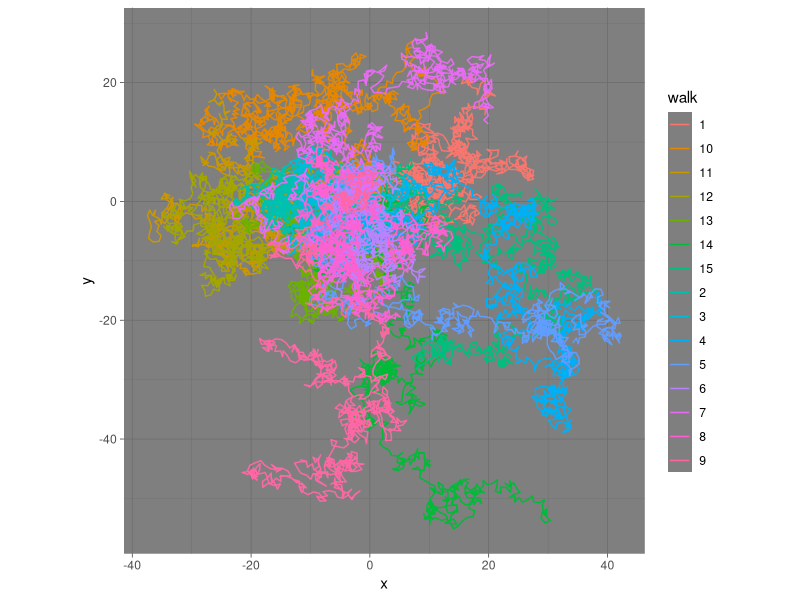

Reproduce this figure in R.
## ---- chunk 1
require(here)
require(ggplot2)

knitr::opts_chunk$set(echo = TRUE, error = TRUE, root.dir = here())
knitr::opts_knit$set(echo = TRUE, error = TRUE, root.dir = here("docs"))
knitr::opts_chunk$set(echo = TRUE)
## ---- chunk 2
r_walk = function(n_steps, n_walks)
{
  step_length = 1
  out = data.frame(
    x = rep(0, n_steps * n_walks), 
    y = rep(0, n_steps * n_walks),
    walk = rep(1, n_steps * n_walks)
  )
  
  index = 2
  
  for (j in 1:n_walks)
  {
    x_i = 0
    y_i = 0
    for (i in 1:n_steps)
    {
      angle_i = runif(n = 1, min = 0, max = 2 * pi)
      
      x_i = x_i - cos(angle_i) * step_length
      y_i = y_i + sin(angle_i) * step_length
      
      out[index, 1] = x_i
      out[index, 2] = y_i
      out[index, 3] = as.character(j)
      
      i = i + 1
      index = index + 1
    }
  }
  return(out)
}
## ---- chunk 3
n_steps = 1000
n_walks = 15

ggplot(r_walk(n_steps, n_walks), aes(x = x, y = y, col = walk)) + 
  geom_path() + 
  coord_fixed() + 
  theme_dark()
